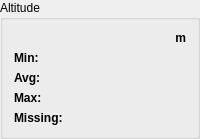
            <widget class="QGroupBox" name="groupBox_8">
             <property name="title">
              <string>Altitude</string>
             </property>
             <layout class="QGridLayout" name="gridLayout_12">
              <item row="2" column="0">
               <widget class="QLabel" name="label_50">
                <property name="font">
                 <font>
                  <bold>true</bold>
                 </font>
                </property>
                <property name="text">
                 <string>Avg:</string>
                </property>
               </widget>
              </item>
              <item row="0" column="0">
               <widget class="QLabel" name="label_51">
                <property name="text">
                 <string/>
                </property>
               </widget>
              </item>
              <item row="1" column="1">
               <widget class="QLabel" name="labelAltitudeMin">
                <property name="text">
                 <string/>
                </property>
                <property name="alignment">
                 <set>Qt::AlignRight|Qt::AlignTrailing|Qt::AlignVCenter</set>
                </property>
               </widget>
              </item>
              <item row="3" column="1">
               <widget class="QLabel" name="labelAltitudeMax">
                <property name="text">
                 <string/>
                </property>
                <property name="alignment">
                 <set>Qt::AlignRight|Qt::AlignTrailing|Qt::AlignVCenter</set>
                </property>
               </widget>
              </item>
              <item row="1" column="0">
               <widget class="QLabel" name="label_52">
                <property name="font">
                 <font>
                  <bold>true</bold>
                 </font>
                </property>
                <property name="text">
                 <string>Min:</string>
                </property>
               </widget>
              </item>
              <item row="2" column="1">
               <widget class="QLabel" name="labelAltitudeAvg">
                <property name="text">
                 <string/>
                </property>
                <property name="alignment">
                 <set>Qt::AlignRight|Qt::AlignTrailing|Qt::AlignVCenter</set>
                </property>
               </widget>
              </item>
              <item row="0" column="1">
               <widget class="QLabel" name="label_53">
                <property name="font">
                 <font>
                  <bold>true</bold>
                 </font>
                </property>
                <property name="text">
                 <string>m</string>
                </property>
                <property name="alignment">
                 <set>Qt::AlignRight|Qt::AlignTrailing|Qt::AlignVCenter</set>
                </property>
               </widget>
              </item>
              <item row="3" column="0">
               <widget class="QLabel" name="label_54">
                <property name="font">
                 <font>
                  <bold>true</bold>
                 </font>
                </property>
                <property name="text">
                 <string>Max:</string>
                </property>
               </widget>
              </item>
              <item row="4" column="0">
               <widget class="QLabel" name="label_55">
                <property name="font">
                 <font>
                  <bold>true</bold>
                 </font>
                </property>
                <property name="text">
                 <string>Missing:</string>
                </property>
               </widget>
              </item>
              <item row="4" column="1">
               <widget class="QLabel" name="labelAltitudeMissing">
                <property name="text">
                 <string/>
                </property>
                <property name="alignment">
                 <set>Qt::AlignRight|Qt::AlignTrailing|Qt::AlignVCenter</set>
                </property>
               </widget>
              </item>
             </layout>
            </widget>
